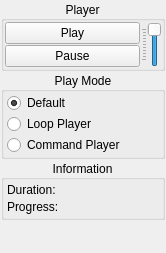
       <widget class="QWidget" name="Control">
        <property name="geometry">
         <rect>
          <x>0</x>
          <y>0</y>
          <width>166</width>
          <height>253</height>
         </rect>
        </property>
        <attribute name="icon">
         <iconset resource="Resources/resources.qrc">
          <normaloff>:/image/control.png</normaloff>:/image/control.png</iconset>
        </attribute>
        <attribute name="label">
         <string>Control</string>
        </attribute>
        <layout class="QGridLayout" name="gridLayout_32">
         <property name="leftMargin">
          <number>1</number>
         </property>
         <property name="topMargin">
          <number>1</number>
         </property>
         <property name="rightMargin">
          <number>1</number>
         </property>
         <property name="bottomMargin">
          <number>1</number>
         </property>
         <property name="spacing">
          <number>1</number>
         </property>
         <item row="3" column="0">
          <spacer name="verticalSpacer_14">
           <property name="orientation">
            <enum>Qt::Vertical</enum>
           </property>
           <property name="sizeHint" stdset="0">
            <size>
             <width>20</width>
             <height>65</height>
            </size>
           </property>
          </spacer>
         </item>
         <item row="1" column="0">
          <widget class="QGroupBox" name="groupBox_16">
           <property name="title">
            <string>Play Mode</string>
           </property>
           <property name="alignment">
            <set>Qt::AlignCenter</set>
           </property>
           <layout class="QGridLayout" name="gridLayout_31">
            <property name="leftMargin">
             <number>3</number>
            </property>
            <property name="topMargin">
             <number>1</number>
            </property>
            <property name="rightMargin">
             <number>3</number>
            </property>
            <property name="bottomMargin">
             <number>1</number>
            </property>
            <property name="spacing">
             <number>1</number>
            </property>
            <item row="0" column="0">
             <widget class="QRadioButton" name="control_default">
              <property name="text">
               <string>Default</string>
              </property>
              <property name="checked">
               <bool>true</bool>
              </property>
             </widget>
            </item>
            <item row="1" column="0">
             <widget class="QRadioButton" name="control_loop_play">
              <property name="text">
               <string>Loop Player</string>
              </property>
             </widget>
            </item>
            <item row="2" column="0">
             <widget class="QRadioButton" name="control_command_play">
              <property name="text">
               <string>Command Player</string>
              </property>
             </widget>
            </item>
           </layout>
          </widget>
         </item>
         <item row="0" column="0">
          <widget class="QGroupBox" name="groupBox_15">
           <property name="title">
            <string>Player</string>
           </property>
           <property name="alignment">
            <set>Qt::AlignCenter</set>
           </property>
           <layout class="QGridLayout" name="gridLayout_30">
            <property name="leftMargin">
             <number>1</number>
            </property>
            <property name="topMargin">
             <number>1</number>
            </property>
            <property name="rightMargin">
             <number>1</number>
            </property>
            <property name="bottomMargin">
             <number>1</number>
            </property>
            <property name="spacing">
             <number>1</number>
            </property>
            <item row="0" column="0">
             <widget class="QPushButton" name="control_play_stop">
              <property name="text">
               <string>Play</string>
              </property>
             </widget>
            </item>
            <item row="0" column="1" rowspan="2">
             <widget class="QSlider" name="control_volum">
              <property name="minimum">
               <number>0</number>
              </property>
              <property name="maximum">
               <number>100</number>
              </property>
              <property name="value">
               <number>100</number>
              </property>
              <property name="orientation">
               <enum>Qt::Vertical</enum>
              </property>
              <property name="tickPosition">
               <enum>QSlider::TicksAbove</enum>
              </property>
              <property name="tickInterval">
               <number>10</number>
              </property>
             </widget>
            </item>
            <item row="1" column="0">
             <widget class="QPushButton" name="control_pause_continue">
              <property name="text">
               <string>Pause</string>
              </property>
             </widget>
            </item>
           </layout>
          </widget>
         </item>
         <item row="2" column="0">
          <widget class="QGroupBox" name="groupBox_17">
           <property name="title">
            <string>Information</string>
           </property>
           <property name="alignment">
            <set>Qt::AlignCenter</set>
           </property>
           <layout class="QGridLayout" name="gridLayout_33">
            <property name="leftMargin">
             <number>3</number>
            </property>
            <property name="topMargin">
             <number>3</number>
            </property>
            <property name="rightMargin">
             <number>3</number>
            </property>
            <property name="bottomMargin">
             <number>3</number>
            </property>
            <property name="horizontalSpacing">
             <number>1</number>
            </property>
            <property name="verticalSpacing">
             <number>3</number>
            </property>
            <item row="0" column="0">
             <widget class="QLabel" name="control_duration">
              <property name="text">
               <string>Duration:</string>
              </property>
             </widget>
            </item>
            <item row="1" column="0">
             <widget class="QLabel" name="control_progress">
              <property name="text">
               <string>Progress:</string>
              </property>
             </widget>
            </item>
           </layout>
          </widget>
         </item>
        </layout>
       </widget>
